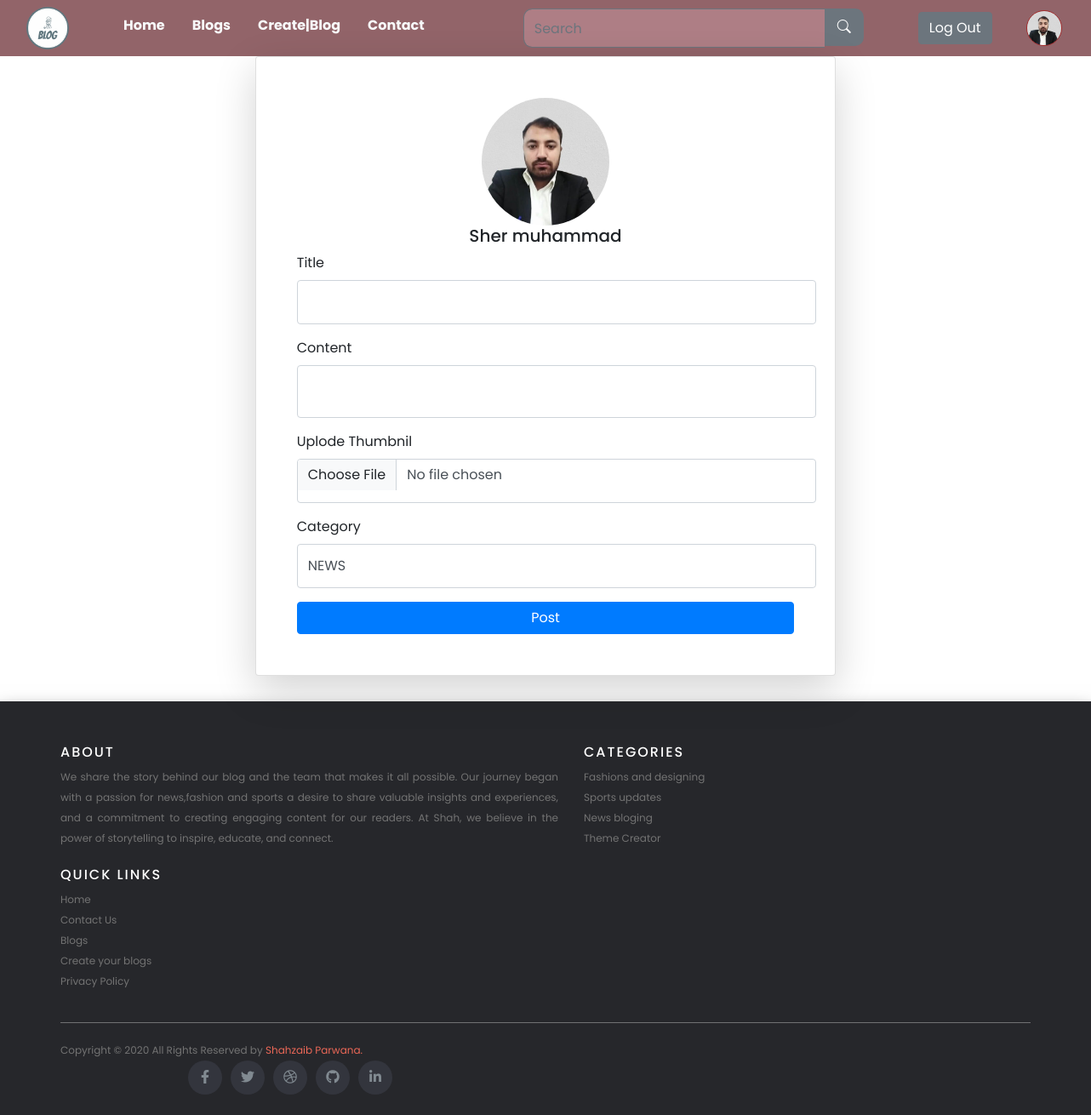
/create_post/ (signed in), run on the app's committed database.
### account/models.py (models this page shows, shortened)
class User(AbstractUser):
    email = models.EmailField(max_length=150, unique=True)
    profile_image = models.ImageField(upload_to='profile_pictures', null=True, blank=True)
    objects = UserManager()
    USERNAME_FIELD = 'email'
    REQUIRED_FIELDS = ['username']  # Only username is required, email is primary

### account/views.py (the view, shortened to what this page needs)
# urls.py: path('create_post/',create_post,name='create_post'),
@login_required
def create_post(request):
    try:
        categories = Category.objects.all()
    except:
        messages.error(request,"Blog posting failed..")
    return render(request,'create_post.html',{'categories':categories})

### account/templates/create_post.html (shortened to what this page needs)
{% extends "base.html" %}
{% block content %}
{% load static %}
<div class="container ">
    <div class="row align-items-center justify-content-center ">
        <div class="col-md-7">
            <form class="p-5 card shadow-lg " method="post" enctype="multipart/form-data">
                <div class="text-center ">
                    {% if user.profile_image %}
                    <img src="{{user.profile_image.url}}" class="text-center "
                        style="height: 150px;width: 150px;border-radius: 50%;" alt="">
                        {% else %}
                        <img src="{% static 'img/defaultimage.png' %}" class="text-center "
                        style="height: 150px;width: 150px;border-radius: 50%;" alt="">
                        {% endif %}
                    <h5>{{user.username}}</h5>
                </div>
                <div class="mb-3">
                    <label for="exampleInputEmail1" class="form-label">Title</label>
                    <input type="text" class='form-control' name='title'>
                </div>
                <div class="mb-3">
                    <label for="exampleInputEmail1" class="form-label">Content</label>
                    <textarea name="contant" class='form-control' id="blog-content" ></textarea>
                </div>
                <div class="mb-3">
                    <label for="exampleInputEmail1" class="form-label">Uplode Thumbnil</label>
                   <input type="file" name='thumbnil' class='form-control' >
                </div>
                <div class="mb-3">
                    <div class="dropdown-center">
                        <label for="">Category</label>
                        <select id="Type" name="category" class='form-control' >
                            {% for category in categories %}
                            <option value='{{category.id}}'>{{category.category_name}}</option>
                            {% endfor %}
                        </select>
                    </div>
                </div>
                <button type="submit" class="btn btn-primary">Post</button>
            </form>
        </div>
    </div>
</div>
{% endblock %}

### templates/base.html (shortened to what this page needs)
<!doctype html>
<html lang="en">
<head>
  {% load static %}
  <link href="https://cdn.jsdelivr.net/npm/bootstrap@5.3.3/dist/css/bootstrap.min.css" rel="stylesheet">
  <link rel="stylesheet" href="https://cdn.jsdelivr.net/npm/bootstrap-icons@1.11.3/font/bootstrap-icons.min.css">
  <link rel="stylesheet" href="https://stackpath.bootstrapcdn.com/bootstrap/4.1.3/css/bootstrap.min.css">
  <link rel="stylesheet" href="https://cdnjs.cloudflare.com/ajax/libs/font-awesome/5.15.1/css/all.min.css">
  <link rel="stylesheet" href="{% static '/css/style.css' %}">
  <link rel="stylesheet" href="{% static '/css/style_main.css' %}">
</head>
<body>
  <nav class="navbar navbar-expand-lg ">
    <div class="container-fluid  ">
      <a class="navbar-brand m-0 p-0 " href="#"><img src="{% static 'img/logoforblogweb.png' %}" alt=""
          style="width: 50px;height: 50px;border-radius: 50%;"></a>
      <div class="collapse navbar-collapse " id="navbarSupportedContent">
        <ul class="navbar-nav  mb-2 mb-lg-0 mx-5 ">
          <li class="nav-item">
            <a class="nav-link fw-bold mx-2 text-light " aria-current="page" href="{% url "home" %}">Home</a>
          </li>
          <li class="nav-item">
            <a class="nav-link fw-bold mx-2 text-light" href="{% url "blog_category" %}">Blogs</a>
          </li>
          <li class="nav-item">
            <a class="nav-link fw-bold mx-2 text-light" href="{% url "blog_creation" %}">Create|Blog</a>
          </li>
          <li class="nav-item">
            <a class="nav-link fw-bold mx-2 text-light" href="{% url "contact" %}">Contact</a>
          </li>
          <form method="get" action="{% url "search" %}" class="d-flex " id="form" role="search" style="width: 400px;margin-left: 100px;">
            <input class="form-control border-secondary border-end-0 text-light " name="search" value="{{request.GET.search}}" id="input" type="search" placeholder="Search"
              aria-label="Search">
            <button class=" bg-secondary text-white " id="button" type="submit"><i class="bi bi-search"></i></button>
          </form>
        </ul>
        {% if user.is_authenticated %}
        <a href="{% url "log_out" %}" class=" btn  btn-secondary mx-3 " id="login">Log Out</a>
        {% else %}
        <a href="{% url "login" %}" class=" btn  btn-secondary " id="login">Login</a>
        <a href="{% url "sign_up" %}" class=" btn  btn-secondary mx-2" id="login">Sign up</a>
        {% endif %}
        {% if user.is_authenticated %}
          {% if user.profile_image %}
            <a href="{% url "post_admin" %}" class="mx-4 "><img src="{{request.user.profile_image.url}}" alt="" style="width:40px;height:40px;border-radius:50%;border:1px solid brown;" ></a>
            {% else %}
            <a href="{% url "post_admin" %}" class="mx-4 "><img src="{% static "img/logoforblogweb.png" %}" alt="" style="width:40px;height:40px;border-radius:50%;border:1px solid brown;" ></a>
          {% endif %}
        {% endif %}
      </div>
    </div>
  </nav>
  {% block content %}{% endblock %}
  <footer class="site-footer" style="margin-top: 30px;">
    <div class="container">
      <div class="row" >
        <div class="col-sm-12 col-md-6">
          <h6>About</h6>
          <p class="text-justify small ">We share the story behind our blog and the team that makes it all possible. Our
            journey began with a passion for news,fashion and sports a desire to share valuable insights and experiences, and
            a commitment to creating engaging content for our readers.
            At Shah, we believe in the power of storytelling to inspire, educate, and connect.</p>
        </div>
        <div class="col-6 col-md-3">
          <h6>Categories</h6>
          <ul class="footer-links small ">
            <li><a href="#">Fashions and designing</a></li>
            <li><a href="#">Sports updates</a></li>
            <li><a href="#">News bloging</a></li>
            <li><a href="#">Theme Creator</a></li>
          </ul>
        </div>
        <div class="col-6 col-md-3" >
          <h6>Quick Links</h6>
          <ul class="footer-links small ">
            <li><a href="#">Home</a></li>
            <li><a href="#">Contact Us</a></li>
            <li><a href="#">Blogs</a></li>
            <li><a href="#">Create your blogs</a></li>
            <li><a href="#">Privacy Policy</a></li>
          </ul>
        </div>
      </div>
      <hr class="small">
    </div>
    <div class="container" >
      <div class="row">
        <div class="col-md-8 col-sm-6 col-12">
          <p class="copyright-text small ">Copyright © 2020 All Rights Reserved by
            <a href="#"><span class="logo">Shahzaib Parwana.</span></a>
          </p>
        </div>
        <div class="col-md-4 col-sm-6 col-12">
          <ul class="social-icons">
            <li><a class="facebook" href="#"><i class="fab fa-facebook-f"></i></a></li>
            <li><a class="twitter" href="#"><i class="fab fa-twitter"></i></a></li>
            <li><a class="dribbble" href="#"><i class="fab fa-dribbble"></i></a></li>
            <li><a class="dribbble" href="#"><i class="fab fa-github"></i></a></li>
            <li><a class="linkedin" href="#"><i class="fab fa-linkedin-in"></i></a></li>
          </ul>
        </div>
      </div>
    </div>
  </footer>
</body>
</html>

### static/css/style.css (style rules this page uses)
* { margin: 0; padding: 0; box-sizing: border-box; }
body { font-family: 'Poppins', sans-serif; display: block; align-items: center; justify-content: center; }
.site-footer { background-color: #26272b; padding: 45px 0 20px; font-size: 15px; line-height: 24px; color: #737373; box-shadow: 0 10px 20px rgba(0, 0, 0, 0.5); }
.site-footer hr { border-top-color: #bbb; opacity: 0.5; }
.site-footer hr.small { margin: 20px 0; }
.site-footer h6 { color: #fff; font-size: 16px; text-transform: uppercase; margin-top: 5px; letter-spacing: 2px; }
.site-footer a { color: #737373; }
.footer-links { padding-left: 0; list-style: none; }
.footer-links li { display: block; }
.footer-links a { color: #737373; }
.site-footer .social-icons { text-align: right; }
.site-footer .social-icons a { width: 40px; height: 40px; line-height: 40px; margin-left: 6px; margin-right: 0; border-radius: 100%; background-color: #33353d; }
.copyright-text { margin: 0; }
.social-icons { padding-left: 0; margin-bottom: 0; list-style: none; }
.social-icons li { display: inline-block; margin-bottom: 4px; }
.social-icons a { background-color: #eceeef; color: #818a91; font-size: 16px; display: inline-block; line-height: 44px; width: 44px; height: 44px; text-align: center; margin-right: 8px; border-radius: 100%; -webkit-transition: all 0.2s linear; -o-transition: all 0.2s linear; transition: all 0.2s linear; }
.logo { color: #eb6857; }
button { padding: 10px 20px; background: #32cd32; color: #fff; border: none; border-radius: 5px; cursor: pointer; font-size: 16px; transition: background-color 0.3s; }
textarea { width: 100%; height: 80px; padding: 10px; border: 1px solid #ccc; border-radius: 8px; resize: none; }
button { background-color: #007bff; color: white; border: none; padding: 10px 15px; border-radius: 5px; cursor: pointer; }

### static/css/style_main.css (style rules this page uses)
.navbar { background-color: #72363cc4; }
#form #input { border-radius: 10px 0px 0px 10px !important; background-color: #b4848ada !important; height: 4vh; }
#form #button { padding-left: 5px !important; padding-right: 5px !important; border-radius: 0px 10px 10px 0px !important; height: 5vh !important; width: 4vw !important; padding: 2px !important; }
.nav-link { color: #4d2f2f; }
*, *:after, *:before { box-sizing: inherit; }

### data on the page
User: user.profile_image (picture), profile_image (picture), username "Sher muhammad"

### other printed values
form field category "NEWS"
